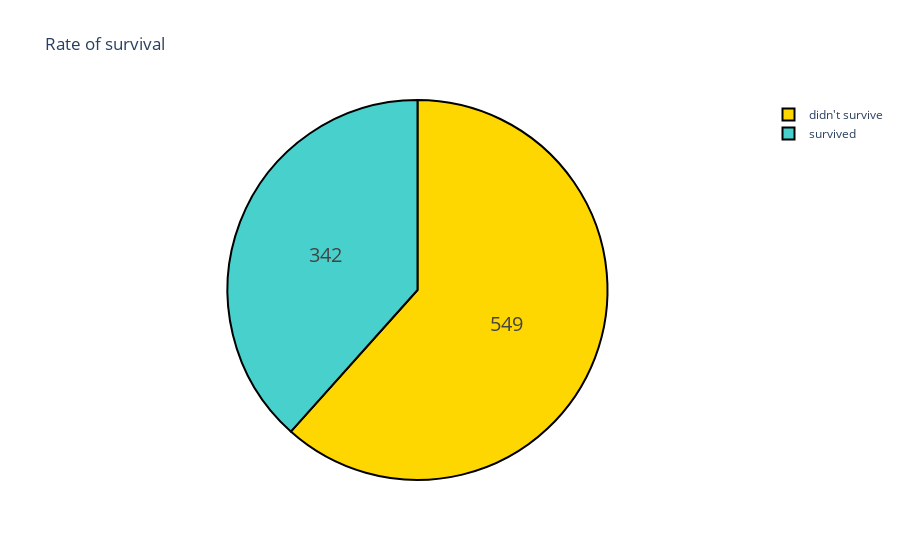

Notebook source saved alongside this figure:
### Code cell
colors = ['gold', 'mediumturquoise', 'darkorange', 'lightgreen']
fig = go.Figure(data=[go.Pie(labels=["didn't survive", "survived"], values=data.Survived.value_counts()),])
fig.update_traces(hoverinfo='label+percent', textinfo='value', textfont_size=20,
                marker=dict(colors=colors, line=dict(color='#000000', width=2)))
fig.update_layout(
    title_text="Rate of survival")
fig.show()

### Figure 1 — Plotly figure (JSON) as saved in the notebook; plotly's stock layout.template omitted (floating-point values rounded to 4 significant figures)
{"data": [{"hoverinfo": "label+percent", "labels": ["didn't survive", "survived"], "marker": {"colors": ["gold", "mediumturquoise", "darkorange", "lightgreen"], "line": {"color": "#000000", "width": 2}}, "textfont": {"size": 20}, "textinfo": "value", "type": "pie", "values": [549, 342]}], "layout": {"title": {"text": "Rate of survival"}}}
